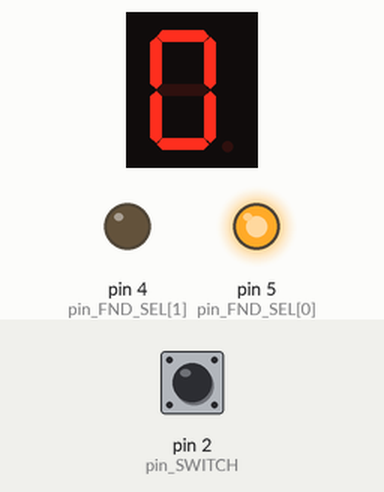
Simulated run of this sketch. Board: Arduino Uno, built with avr-gcc and run on an emulated ATmega328P. Shown: 1-digit seven-segment display, output pins drawn as LEDs (lit = HIGH). Wiring (inferred from the names in the program): 1-digit 7-segment display, segments lit when HIGH: segments pin 13, pin 12, pin 11, pin 10, pin 9, pin 8, pin 7, pin 6. The inputs (shaded band) are chosen by the test bench; at power-on: pin 2 (pin_SWITCH) LOW. The segment pins are drawn as the display they are named for; pins used as bus, display or sensor lines are not drawn.

Above: at 2.2 s.
2.3 s: pin 2 (pin_SWITCH) pulled HIGH for 0.15 s
At 3.1 s:
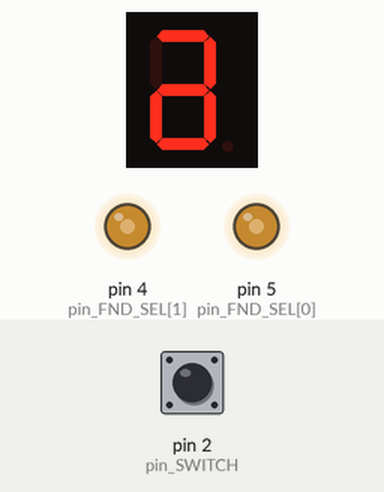
4.0 s: pin 2 (pin_SWITCH) pulled HIGH for 1 s
At 6.0 s:
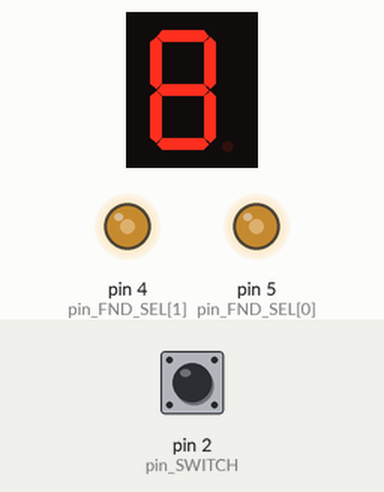
6.5 s: pin 2 (pin_SWITCH) pulled HIGH for 3.2 s
At 6.69 s:
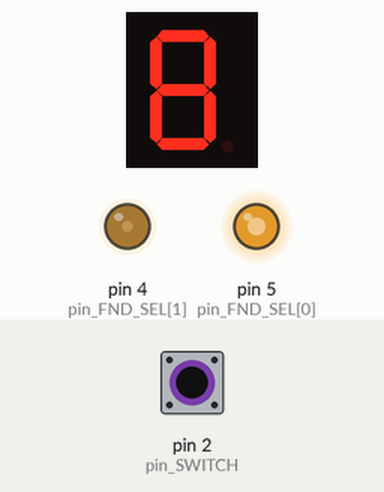
11.2 s: pin 2 (pin_SWITCH) pulled HIGH for 1 s
At 11.69 s:
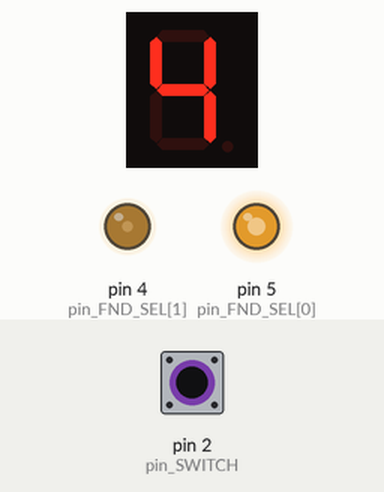
13.7 s: pin 2 (pin_SWITCH) pulsed HIGH 5 times (0.12 s each, 0.3 s apart)
At 16.4 s:
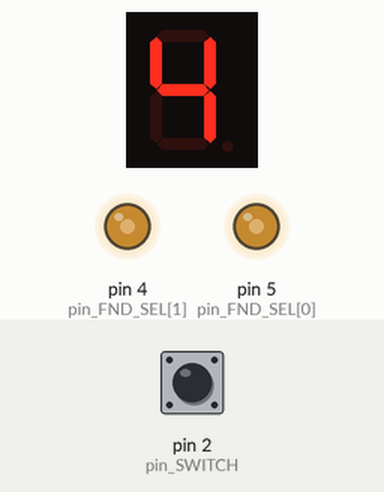
Timing chart, 0 to 17.7 s (numbered marks = the images above; inputs shaded):
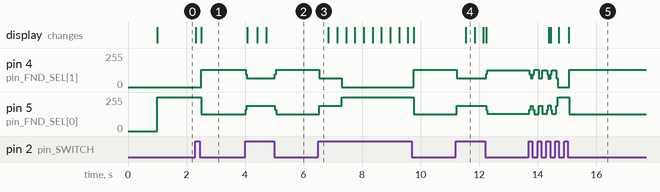

The sketch:

_07_6Digit_FND_application_2.ino
```cpp
// switch push -> count++ -> FND output

// FND control pin
// A, B, C, D, E, F, G, H pin
int pin_FND_DATA[8] = {13, 12, 11, 10, 9, 8, 7, 6};
// S4, S5 pin
int pin_FND_SEL[2] = {5, 4};

// Switch pin
int pin_GND = 1;
int pin_SWITCH = 2;
int pin_VCC = 3;

int count = 0;


// 0 ~ 9 data
uint8_t FND_data[10] = {0x3F,0x06,0x5B,0x4F,0x66,0x6D,0x7D,0x27,0x7F,0x6F};

// Fnd select data
uint8_t FND_sel_data[2] = {0x2, 0x1};

void setup() {
  int i;
  for(i=0; i<8; i++)
  {
    pinMode(pin_FND_DATA[i], OUTPUT);  // FND_DATA pin Output setup
  }
  for(i=0; i<2; i++)
  {
    pinMode(pin_FND_SEL[i], OUTPUT);  // FND_SEL pin Output setup
  }
  pinMode(pin_GND, OUTPUT);
  pinMode(pin_VCC, OUTPUT);
  pinMode(pin_SWITCH, INPUT);
  digitalWrite(pin_GND, LOW);
  digitalWrite(pin_VCC, HIGH);

  delay(1000);
}

void loop() {
  if(digitalRead(pin_SWITCH))
  {
    count++;
    delay(10);
  }
  display(count);

  if(count == 100)
  {
    count = 0;
  }
}

void display(int number)
{
  int i;
  int position[2] = {0,};

  position[0] = number/10;
  position[1] = number%10;

  if(position[0] > 0)
  {
    digitalWrite(pin_FND_SEL[0], LOW);
    digitalWrite(pin_FND_SEL[1], HIGH);
    FND_data_out(FND_data[position[0]]);
    delay(5);
    digitalWrite(pin_FND_SEL[0], HIGH);
    digitalWrite(pin_FND_SEL[1], LOW);
    FND_data_out(FND_data[position[1]]);
    delay(5);
  }
  else
  {
    digitalWrite(pin_FND_SEL[0], HIGH);
    digitalWrite(pin_FND_SEL[1], LOW);
    FND_data_out(FND_data[position[1]]);
  }
}

void FND_data_out(uint8_t data)
{
  int i;
  for(i=0; i<8; i++)
  {
    digitalWrite(pin_FND_DATA[i],(data>>i) & 0x1);
  }
}
```

Switch.cpp
```cpp
#include "Arduino.h"
#include "Switch.h"


/**
 * 스위치를 설정하는 함수 풀업 스위치에 지정한다.
 * @param pin 스위치에 연결된 핀 지정
 * @param led LED 에 연결된 핀 지정 기본값은 -1 이다.
*/
Switch::Switch(int8_t pin, int8_t led){
    _digitalPin = pin;
    _led = led;
    if(_led != -1) pinMode(_led, OUTPUT);
    pinMode(_digitalPin, INPUT);
}

void Switch::readSwitchChangeLed(int de)
{
    _buttonInput = digitalRead(_digitalPin);
    _button_curr_state = _buttonInput;
    if (_button_curr_state == HIGH && _button_prev_input == LOW && (millis()-_prevTime)>de){
        if(_led_state){
            _led_state = LOW;
        } else {
            _led_state = HIGH;
        }
        _prevTime = millis();
        digitalWrite(_led, _led_state);
    } else if (_button_curr_state == LOW && _button_prev_input == HIGH && (millis()-_prevTime)>de){
        _prevTime = millis();
    }
    _button_prev_input = _button_curr_state;
}

bool Switch::readSwitch(int de)
{
    _buttonInput = digitalRead(_digitalPin);
    _button_curr_state = _buttonInput;
    if (_button_curr_state == HIGH && _button_prev_input == LOW && (millis()-_prevTime)>de){
        _prevTime = millis();
        return true;
    } else if (_button_curr_state == LOW && _button_prev_input == HIGH && (millis()-_prevTime)>de){
        _prevTime = millis();
    }
    _button_prev_input = _button_curr_state;
    return false;
}

/**
 * DTC(delayed time check) 방법으로 스위치를 인식하는 함수
 * 어쩔 수 없이 전압의 변화가 있을 때 시간으로만 버튼을 인식
*/
bool Switch::readSwitchDTC(int de = 50)
{
if(digitalRead(_digitalPin)) {
    _prevTime = millis();
    // de ms High read
    if((_prevTime - _prevTime2) < de) {
      if(_flag == 0) {
        _flag = 1;
        return true;
      }
    }
    _prevTime2 = _prevTime;
  }
  else {
    // always Low
    if((millis() - _prevTime) > de) {
      if(_flag) {
        _flag = 0;
      }
    }
  }
  return false;
}
```

Switch.h
```cpp
#ifndef Switch_h
#define Switch_h
class Switch
{
  private:
    int _button_prev_input = LOW;
    int _button_curr_state = LOW;
    int _led_state = 0;
    int _digitalPin = NULL;
    int _buttonInput = 0;
    int _led = NULL;
    unsigned long _prevTime= 0;
    unsigned long _prevTime2= 0;
    bool _flag = false;

  public:
    Switch(int8_t pin, int8_t led = -1);
    void readSwitchChangeLed(int de = 50);
    bool readSwitch(int de = 50);
    bool readSwitchDTC(int de = 50);
};

#endif
```

Measured:
- after the input at 2.3 s, pin 4 (pin_FND_SEL[1]): 0/255 → 129/255 after 0.20 s; pin 5 (pin_FND_SEL[0]): 255/255 → 126/255 after 0.20 s; the display: first changes at once (image 1 shows a later state)
- after the input at 4.0 s, pin 4 (pin_FND_SEL[1]): 129/255 → 65/255 at once, → 129/255 1.0 s later; pin 5 (pin_FND_SEL[0]): 126/255 → 190/255 at once, → 126/255 1.0 s later; the display: first changes after 0.08 s (image 2 shows a later state)
- after the input at 6.5 s, pin 4 (pin_FND_SEL[1]): 129/255 → 65/255 at once, → 0/255 0.76 s later, → 129/255 2.5 s later; pin 5 (pin_FND_SEL[0]): 126/255 → 190/255 at once, → 255/255 0.76 s later, → 126/255 2.5 s later
- after the input at 11.2 s, pin 4 (pin_FND_SEL[1]): 129/255 → 65/255 at once, → 127/255 1.0 s later; pin 5 (pin_FND_SEL[0]): 126/255 → 190/255 at once, → 128/255 1.0 s later; the display: changes after 0.34 s (image 4)
